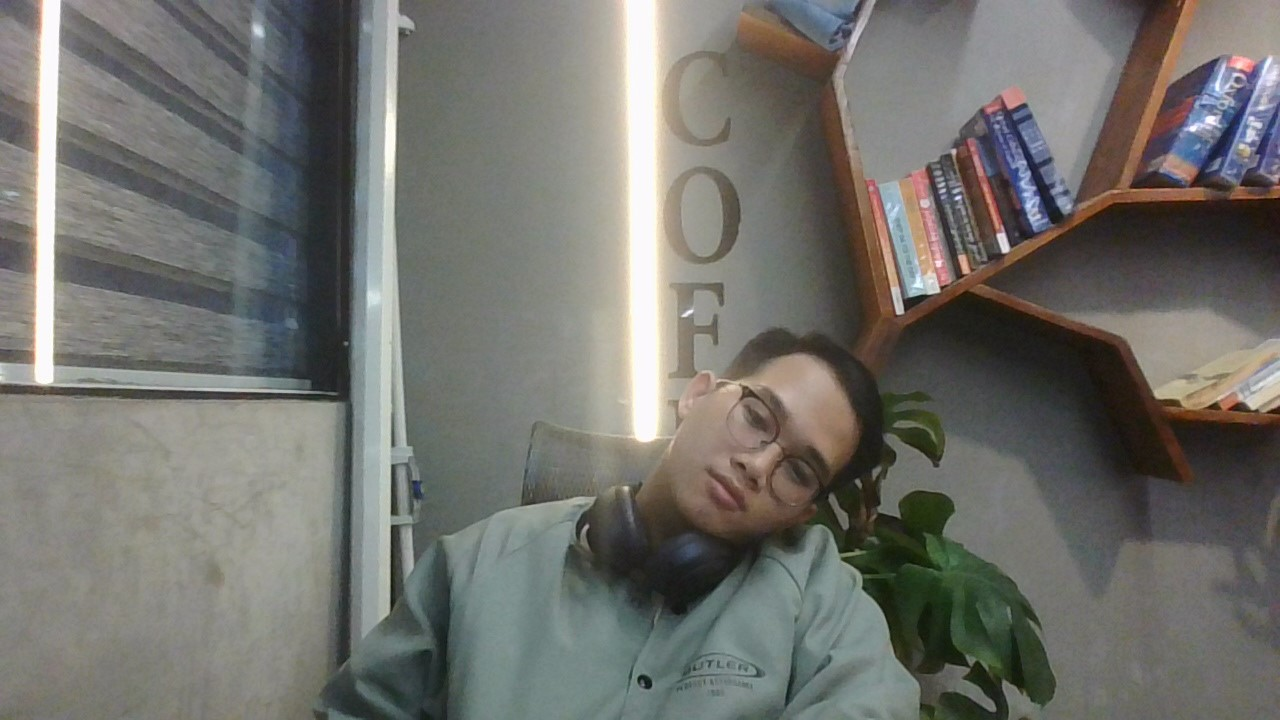
#> input picture 11_11_25/pictures/duy.jpg, 1280 x 720 px
$ jupyter execute 2.ipynb
#> lines starting #> are read from the running program, lines starting #| are printed output that depends on the picture
# Bài 2: Biến đổi Logarit và Lũy thừa (Gamma)
1. Biến đổi Logarit<br>$g=c \cdot ln(1+f)$<br>Dùng ```cv2.log()``` và ```cv2.add()```
2. Biến đổi Lũy thừa (Gamma)
3. Hiển thị: 2 ảnh
## Ảnh biến đổi Logarit
> Mục đích chính của biến đổi này là điều chỉnh độ tương phản và nén dải động của các giá trị điểm ảnh trong ảnh số

Điều đầu tiên trước khi thao tác hay xử lý với bất kỳ ảnh nào, ta phải chuyển về ảnh xám hết.<br>
Do thư viện của OpenCV hầu hết chỉ hỗ trợ data type float32 nên ta sẽ ép kiểu dữ liệu cho ảnh xám input.<br>
Dùng hàm ```cv2.add()``` thực hiện phép toán $(1 + f)$ <br>
Dùng hàm ```cv2.log()``` thực hiện phép toán $\ln{(1 + f)}$ <br>
Hàm ```cv2.minMaxLoc``` trả về một list các giá trị gồm
|Biến|Kiểu dữ liệu|Ý nghĩa|
|-|-|-|
|min_val|số thực|Giá trị pixel nhỏ nhất trong toàn bộ ảnh (thường là $0.0$).|
|max_val|số thực|Giá trị pixel lớn nhất trong toàn bộ ảnh (thường là $255.0$ nếu ảnh gốc là 8-bit).|
|min_loc|Tuple $(x, y)$|Tọa độ $(x, y)$ của vị trí mà giá trị nhỏ nhất được tìm thấy lần đầu tiên.|
|max_loc|Tuple $(x, y)$|Tọa độ $(x, y)$ của vị trí mà giá trị lớn nhất được tìm thấy lần đầu tiên.|

Để tính được hằng số c thì trong biểu thức $g = c \cdot \ln{(1+f)}$. Trong đó $f$ là cường độ đầu vào và $g$ là cường độ đầu ra. Ta đã có $f_{max}$ tìm được qua ```cv2.minMaxLoc()```.<br>
Khi đó, để $f_{max}$ thì $g_{max}$. Khi đó biểu thức sẽ trở thành
$$255 = c \cdot \ln{(1+f_{max})}$$
$$\to c = \frac{255}{\ln{(1+f_{max})}}$$
Cuối cùng ta sử dụng hàm ```cv2.convertScaleAbs()``` để thực hiện phép toán $c \cdot \ln{(1+f)}$. Kết quả sẽ là ảnh được lưu trong biến ```log_result```
## Biến đổi Gamma
> Mục tiêu của Biến đổi Gamma (Power-Law Transformations) là điều chỉnh độ tương phản (contrast manipulation) và thực hiện hiệu chỉnh gamma (gamma correction) để đảm bảo hiển thị hình ảnh chính xác trên các thiết bị

Đầu tiên, biến đổi này khác với biến đổi Logarit ở bước đầu là chuyển ảnh xám nằm trong miền [0,255] xuống miền [0,1]. Bởi vì theo công thức toán học có dạng $s=cr^\gamma$, trong đó $s$ là cường độ đầu ra, $r$ là cường độ đầu vào, c và $\gamma$ là các hằng số dương. Trong bài toán này thì có dạng $g=f^\gamma$.<br>
Yêu cầu: $f\in[0,1]$ để có ý nghĩa toán học.<br>
Nói ngắn gọn là ta sẽ sử dụng dải [0,1] trong quá trình tính toán, thao tác trên ảnh nhưng vẫn đảm bảo cuối cùng ảnh đầu ra hợp lệ vẫn phải nằm trong dải [0,255]

[cell 1]
import cv2
import numpy as np
import matplotlib.pyplot as plt

#Xử lý ảnh Gamma
img = cv2.imread("pictures/duy.jpg", cv2.IMREAD_GRAYSCALE)
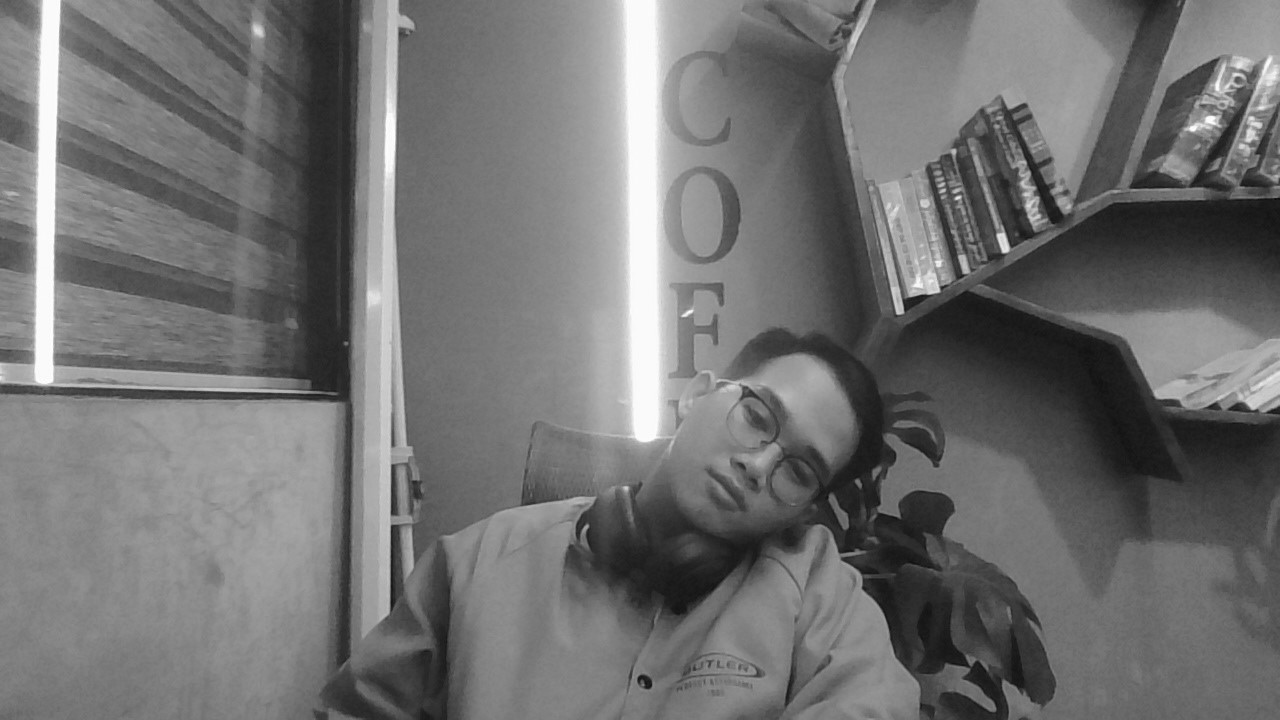
#> img: shape (720, 1280); min 7, max 255, mean 113.1

img_float = img / 255.0
img_float_norm = img_float.astype(np.float32)

f_gamma = cv2.pow(img_float_norm, 2.0) # gamma = 2.0
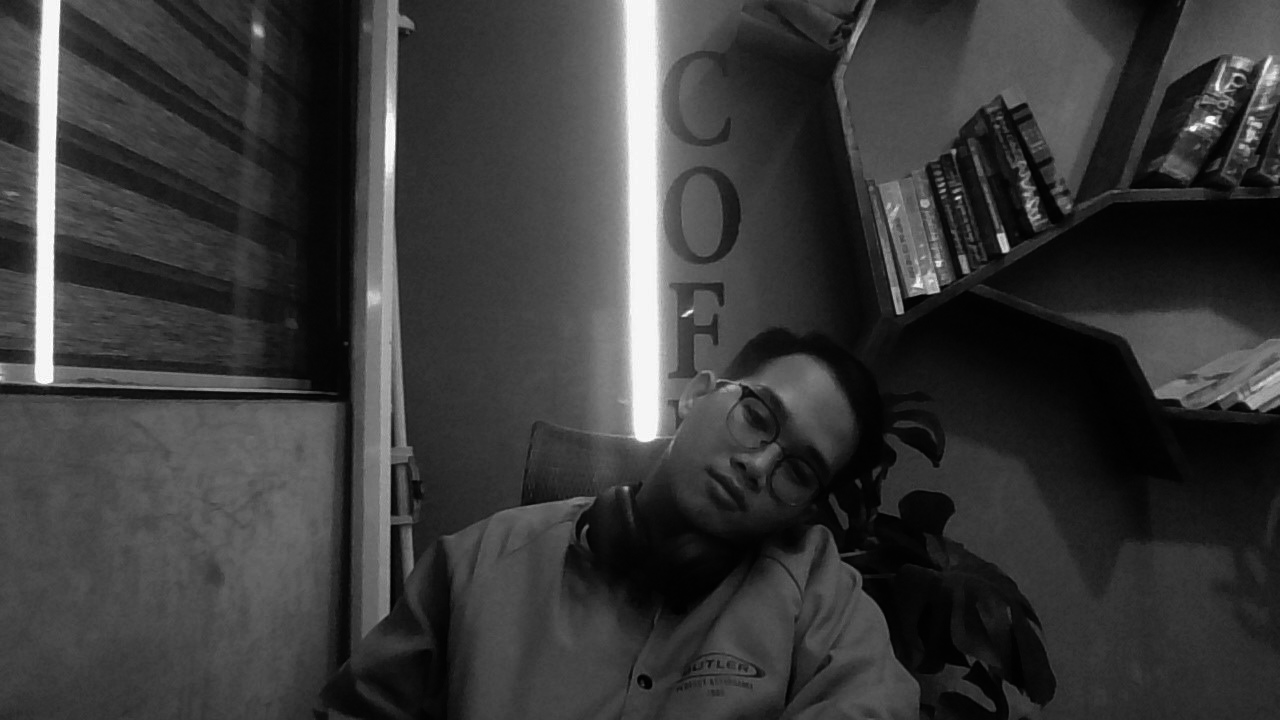
#> f_gamma: shape (720, 1280) float32; min 0.000754, max 1, mean 0.227

gamma_img = cv2.convertScaleAbs(f_gamma, alpha=255.0)

# Xử lý ảnh biến đổi Logarit
img_float_log = img.astype(np.float32)

ln_one_plus_f = cv2.log(cv2.add(1.0, img_float_log))
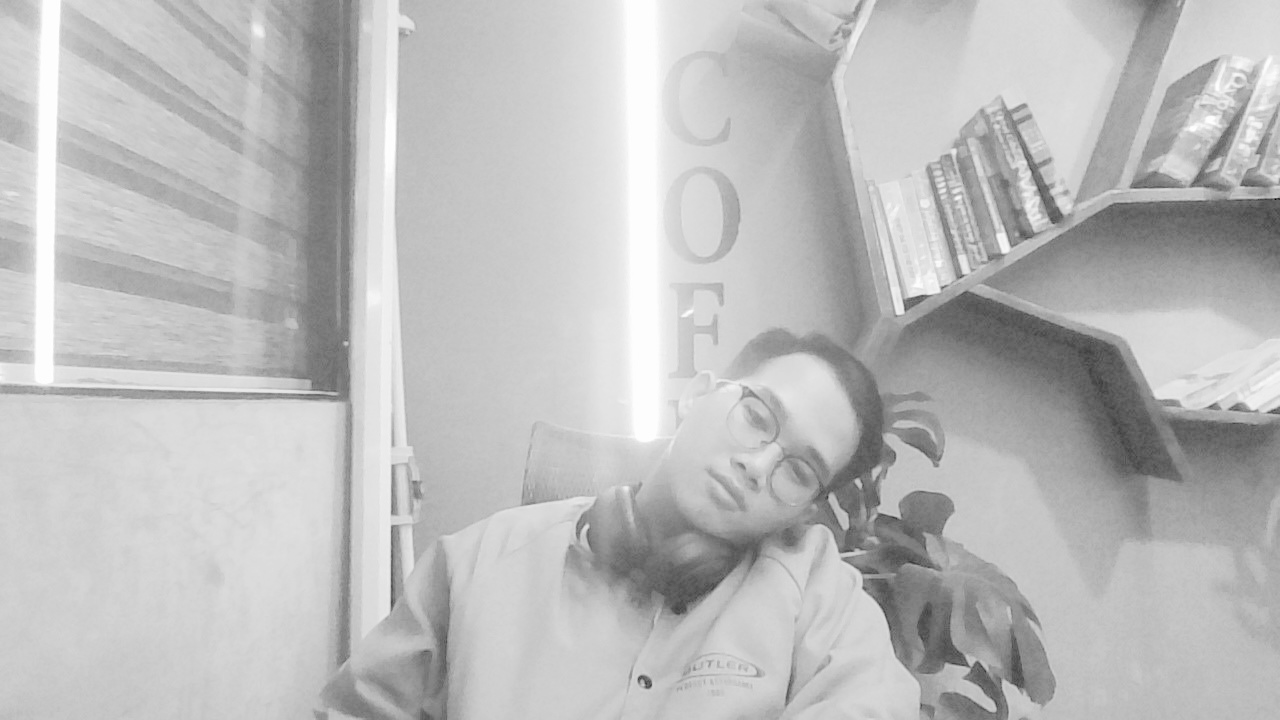
#> ln_one_plus_f: shape (720, 1280) float32; min 2.08, max 5.55, mean 4.65; drawn with min black and max white

min_val, max_val, min_loc, max_loc = cv2.minMaxLoc(img_float_log)
#> min_val = 7; max_val = 255; min_loc = (1275, 199); max_loc = (59, 3)
c = 255.0 / np.log(1 + max_val)
#> c = 45.99

log_result = cv2.convertScaleAbs(ln_one_plus_f, alpha=c)
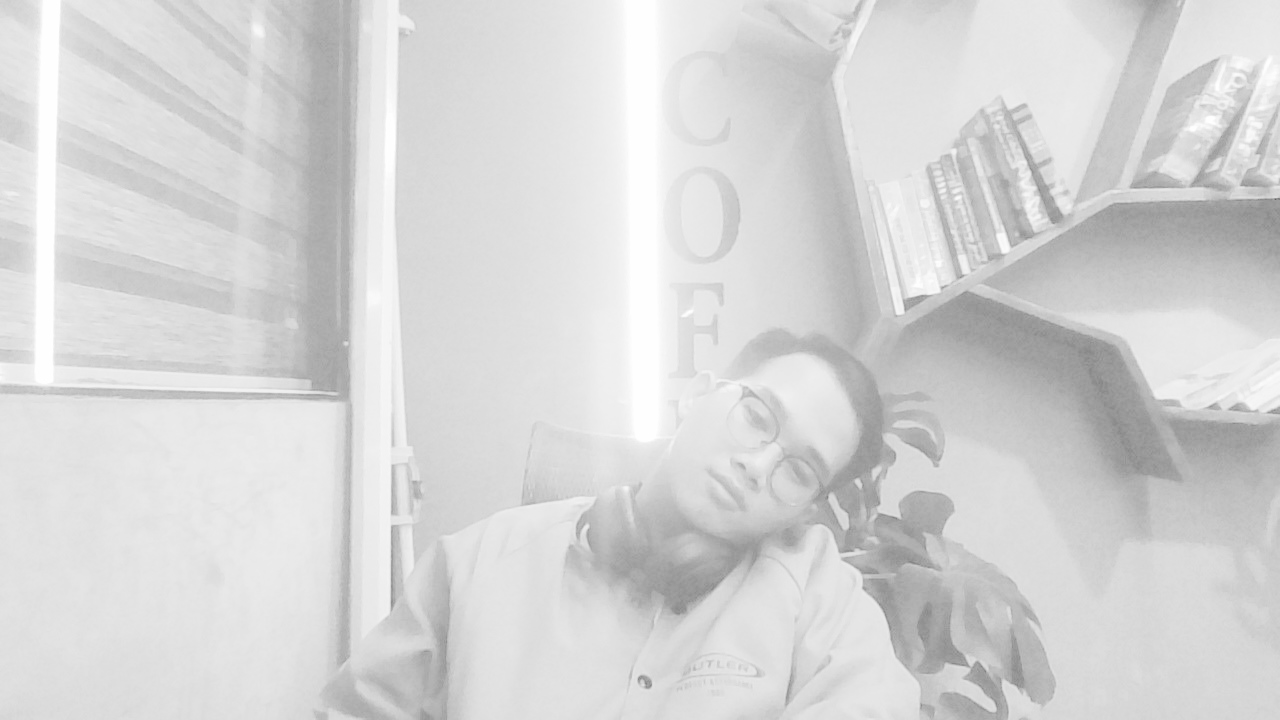
#> log_result: shape (720, 1280); min 96, max 255, mean 213.7

plt.figure(figsize=(10, 5))

plt.subplot(1, 3, 1)
plt.imshow(img, cmap='gray')
plt.title("Ảnh Gốc")
plt.axis("off")

plt.subplot(1, 3, 2)
plt.imshow(gamma_img, cmap='gray')
plt.title(r"Ảnh Biến đổi Gamma ($\gamma=2.0$)")
plt.axis("off")

plt.subplot(1, 3, 3)
plt.imshow(log_result, cmap='gray')
plt.title("Ảnh biến đổi Logarit")
plt.axis("off")

plt.tight_layout()
plt.show()
